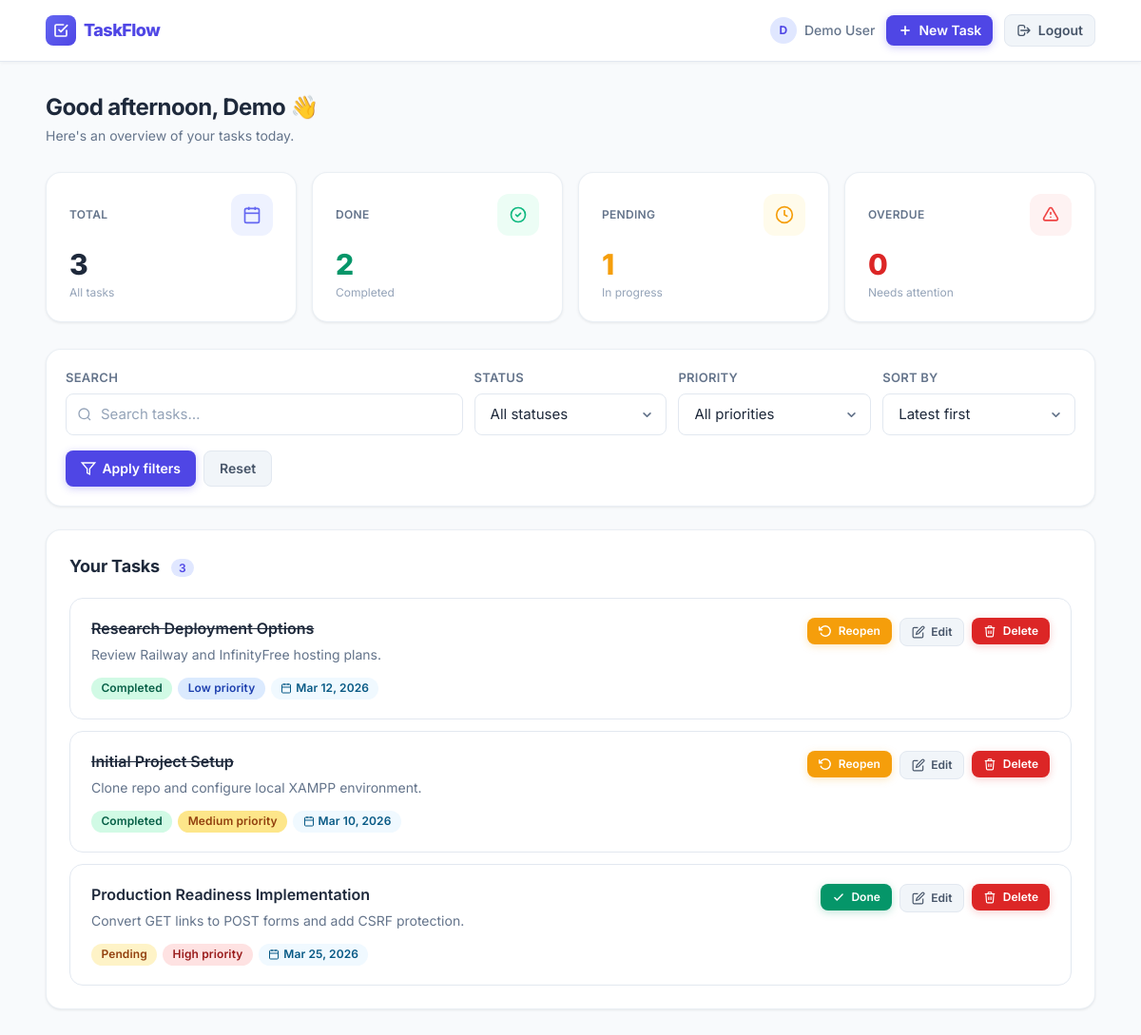
/dashboard.php (signed in), run on the app's committed database.
### tables this page shows
CREATE TABLE `tasks` (
  `id` int(11) NOT NULL AUTO_INCREMENT,
  `user_id` int(11) NOT NULL,
  `title` varchar(255) NOT NULL,
  `description` text DEFAULT NULL,
  `priority` enum('Low','Medium','High') NOT NULL DEFAULT 'Medium',
  `status` enum('Pending','Completed') NOT NULL DEFAULT 'Pending',
  `due_date` date DEFAULT NULL,
  `created_at` timestamp NOT NULL DEFAULT current_timestamp(),
  PRIMARY KEY (`id`),
  KEY `user_id` (`user_id`),
  CONSTRAINT `tasks_ibfk_1` FOREIGN KEY (`user_id`) REFERENCES `users` (`id`) ON DELETE CASCADE
);

### dashboard.php (the view, shortened to what the rows shown need)
<?php
include 'config/db.php';
$user_id = $_SESSION['user_id'];
$sort            = isset($_GET['sort'])     ? trim($_GET['sort'])     : "latest";
$sql    = "SELECT id, title, description, priority, status, due_date, created_at FROM tasks WHERE user_id = ?";
$params = [];
$types  = "i";
$params[] = $user_id;
if ($sort == "oldest") {
    $sql .= " ORDER BY id ASC";
} elseif ($sort == "due_asc") {
    $sql .= " ORDER BY due_date ASC, id DESC";
} elseif ($sort == "due_desc") {
    $sql .= " ORDER BY due_date DESC, id DESC";
} elseif ($sort == "priority_high") {
    $sql .= " ORDER BY FIELD(priority, 'High', 'Medium', 'Low'), id DESC";
} elseif ($sort == "priority_low") {
    $sql .= " ORDER BY FIELD(priority, 'Low', 'Medium', 'High'), id DESC";
} else {
    $sql .= " ORDER BY id DESC";
}
$stmt = mysqli_prepare($conn, $sql);
mysqli_stmt_bind_param($stmt, $types, ...$params);
mysqli_stmt_execute($stmt);
$result = mysqli_stmt_get_result($stmt);
?>
<?php include 'includes/header.php'; ?>
<main class="max-w-6xl mx-auto px-4 sm:px-6 py-8">
    <div class="mb-7 animate-fade-in">
        <h1 class="text-2xl font-bold text-slate-800 tracking-tight">
            Good <?php
                $hour = (int) date('H');
                if ($hour < 12) echo "morning";
                elseif ($hour < 18) echo "afternoon";
                else echo "evening";
            ?>, <?php echo htmlspecialchars(explode(' ', $_SESSION['user_name'])[0]); ?> 👋
        </h1>
    </div>
    <div class="tf-card p-5 sm:p-6">
        <div class="flex items-center justify-between mb-5">
            <h2 class="section-title">
                Your Tasks
                <?php
                    $count = mysqli_num_rows($result);
                    if ($count > 0):
                ?>
                <span class="ml-2 text-xs font-semibold bg-indigo-100 text-indigo-600 px-2 py-0.5 rounded-full"><?php echo $count; ?></span>
                <?php endif; ?>
            </h2>
        </div>
        <?php if (mysqli_num_rows($result) > 0): ?>
            <div class="space-y-3 stagger">
                <?php while ($task = mysqli_fetch_assoc($result)): ?>
                    <?php
                        $isOverdue = (
                            !empty($task['due_date']) &&
                            $task['due_date'] != '0000-00-00' &&
                            $task['status'] != 'Completed' &&
                            strtotime($task['due_date']) < strtotime(date('Y-m-d'))
                        );
                        $priorityClass = 'badge-low';
                        if ($task['priority'] == 'High')   $priorityClass = 'badge-high';
                        if ($task['priority'] == 'Medium') $priorityClass = 'badge-medium';
                        $statusClass = $task['status'] == 'Completed' ? 'badge-completed' : 'badge-pending';
                        $dueDateFormatted = '';
                        if (!empty($task['due_date']) && $task['due_date'] != '0000-00-00') {
                            $dueDateFormatted = date('M j, Y', strtotime($task['due_date']));
                        }
                    ?>
                    <div class="task-card <?php echo $isOverdue ? 'overdue-card' : ''; ?>">
                        <div class="flex flex-col sm:flex-row sm:items-start sm:justify-between gap-3">
                            <div class="flex-1 min-w-0">
                                <div class="flex items-start gap-2 flex-wrap">
                                    <h3 class="text-base font-semibold text-slate-800 break-words leading-snug <?php echo $task['status'] == 'Completed' ? 'line-through text-slate-400' : ''; ?>">
                                        <?php echo htmlspecialchars($task['title']); ?>
                                    </h3>
                                </div>
                                <?php if (!empty($task['description'])): ?>
                                    <p class="text-slate-500 text-sm mt-1.5 break-words line-clamp-2 leading-relaxed">
                                        <?php echo htmlspecialchars($task['description']); ?>
                                    </p>
                                <?php endif; ?>
                                <div class="flex flex-wrap gap-1.5 mt-3">
                                    <span class="badge <?php echo $statusClass; ?>">
                                        <?php echo htmlspecialchars($task['status']); ?>
                                    </span>
                                    <span class="badge <?php echo $priorityClass; ?>">
                                        <?php echo htmlspecialchars($task['priority']); ?> priority
                                    </span>
                                    <?php if ($dueDateFormatted): ?>
                                        <span class="badge badge-due">
                                            <svg class="w-3 h-3" fill="none" viewBox="0 0 24 24" stroke="currentColor" stroke-width="2">
                                                <rect x="3" y="4" width="18" height="18" rx="2"/><line x1="16" y1="2" x2="16" y2="6"/><line x1="8" y1="2" x2="8" y2="6"/><line x1="3" y1="10" x2="21" y2="10"/>
                                            </svg>
                                            <?php echo $dueDateFormatted; ?>
                                        </span>
                                    <?php endif; ?>
                                </div>
                            </div>
                            <div class="flex flex-row sm:flex-col lg:flex-row gap-2 flex-shrink-0 self-start">
                                <?php if ($task['status'] == "Pending"): ?>
                                    <form action="updateStatus.php" method="POST" class="inline">
                                        <button type="submit" class="btn btn-success text-xs px-3 py-1.5 w-full">
                                            <svg class="w-3.5 h-3.5" fill="none" viewBox="0 0 24 24" stroke="currentColor" stroke-width="2.5">
                                                <path stroke-linecap="round" stroke-linejoin="round" d="M5 13l4 4L19 7"/>
                                            </svg>
                                            Done
                                        </button>
                                    </form>
                                <?php else: ?>
                                    <form action="updateStatus.php" method="POST" class="inline">
                                        <button type="submit" class="btn btn-warning text-xs px-3 py-1.5 w-full">
                                            <svg class="w-3.5 h-3.5" fill="none" viewBox="0 0 24 24" stroke="currentColor" stroke-width="2.5">
                                                <polyline points="1 4 1 10 7 10"/><path d="M3.51 15a9 9 0 102.13-9.36L1 10"/>
                                            </svg>
                                            Reopen
                                        </button>
                                    </form>
                                <?php endif; ?>
                                <a href="editTask.php?id=<?php echo $task['id']; ?>"
                                   class="btn btn-secondary text-xs px-3 py-1.5">
                                    <svg class="w-3.5 h-3.5" fill="none" viewBox="0 0 24 24" stroke="currentColor" stroke-width="2">
                                        <path d="M11 4H4a2 2 0 00-2 2v14a2 2 0 002 2h14a2 2 0 002-2v-7"/>
                                        <path d="M18.5 2.5a2.121 2.121 0 013 3L12 15l-4 1 1-4 9.5-9.5z"/>
                                    </svg>
                                    Edit
                                </a>
                                <form action="deleteTask.php" method="POST" class="inline delete-form">
                                    <button type="submit" class="btn btn-danger text-xs px-3 py-1.5 w-full">
                                        <svg class="w-3.5 h-3.5" fill="none" viewBox="0 0 24 24" stroke="currentColor" stroke-width="2">
                                            <polyline points="3 6 5 6 21 6"/><path d="M19 6l-1 14a2 2 0 01-2 2H8a2 2 0 01-2-2L5 6"/><path d="M10 11v6"/><path d="M14 11v6"/><path d="M9 6V4a1 1 0 011-1h4a1 1 0 011 1v2"/>
                                        </svg>
                                        Delete
                                    </button>
                                </form>
                            </div>
                        </div>
                    </div>
                <?php endwhile; ?>
            </div>
        <?php endif; ?>
    </div>
</main>
<?php include 'includes/footer.php'; ?>

### data on the page
tasks: title "Research Deployment Options", description "Review Railway and InfinityFree hosting plans.", status "Completed", priority "Low", due_date "Mar 12, 2026"
tasks: title "Initial Project Setup", description "Clone repo and configure local XAMPP environment.", status "Completed", priority "Medium", due_date "Mar 10, 2026"
tasks: title "Production Readiness Implementation", description "Convert GET links to POST forms and add CSRF protection.", status "Pending", priority "High", due_date "Mar 25, 2026"

### other printed values
substr($_SESSION['user_name'], 0, 1) "D"
$_SESSION['user_name'] "Demo User"
explode(' ', $_SESSION['user_name'])[0] "Demo"
$totalTasks "3"
$completedTasks "2"
$pendingTasks "1"
$overdueTasks "0"
$count "3"
